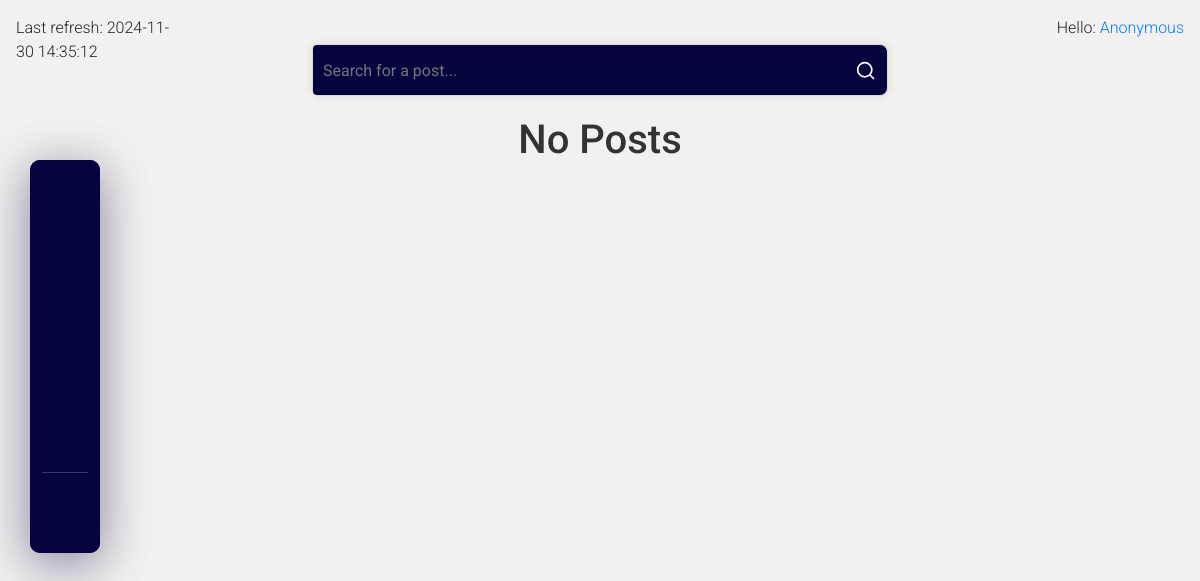
Page /dashboard/ on the earlier database version.
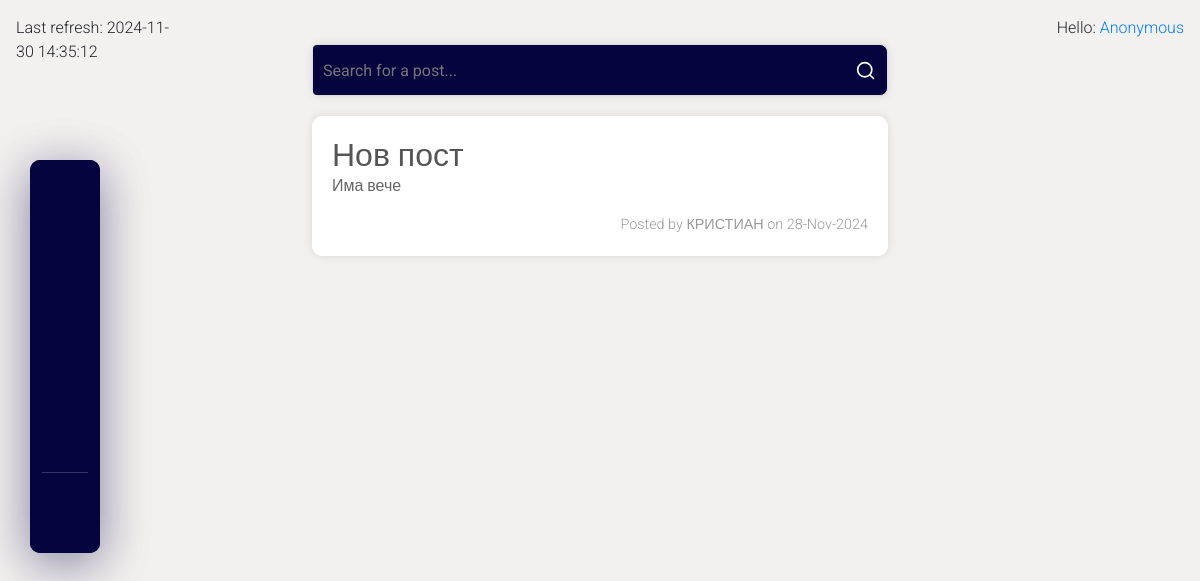
Same page on the later database version.
### forumApp/posts/models.py (models this page shows)
class Post(models.Model):
    TITLE_MAX_LENGTH = 100
    title = models.CharField(
        max_length=TITLE_MAX_LENGTH,
    )
    content = models.TextField(
        validators=(
            BadLanguageValidator(),
        )
    )
    author = models.CharField(
        max_length=30
    )
    created_at = models.DateTimeField(
        auto_now_add=True,
    )
    approved = models.BooleanField(
        default=False,
    )
    languages = models.CharField(
        max_length=20,
        choices=LanguageChoice.choices,
        default=LanguageChoice.OTHER,
    )
    image = models.ImageField(
        upload_to='post_images/',
        blank=True,
        null=True,
    )

### forumApp/posts/views.py (the view)
# urls.py: path('dashboard/', DashboardView.as_view(), name='dashboard'),
class DashboardView(ListView, FormView):
    template_name = 'posts/dashboard.html'
    context_object_name = 'posts'
    form_class = SearchForm
    success_url = reverse_lazy('dashboard')
    model = Post

### forumApp/posts/forms.py
class SearchForm(forms.Form):
    query = forms.CharField(
        label='',
        required=False,
        max_length=10,
        widget=forms.TextInput(
            attrs={
                'placeholder': 'Search for a post...',
            }
        )
    )

### forumApp/posts/templatetags/current_time.py (called while the page is built)
@register.simple_tag(name='current_time')
def current_time(format_string='%Y-%m-%d %H:%M:%S'):
    return datetime.now().strftime(format_string)

### forumApp/posts/templatetags/markdown_extras.py (called while the page is built)
@register.filter(name='markdown')
def markdown_format(text):
    return mark_safe(markdown.markdown(text))

### templates/posts/dashboard.html (shortened to what this page needs)
{% extends 'common/base.html' %}
{% load markdown_extras %}
{% block content %}
        {% include 'common/nav.html' %}
        <div class="container">
            {% include 'posts/search-form.html' %}
            <div class="posts">
            {% for post in posts %}
                <a id="post-url" href="{% url 'details-post' post.pk %}">
                    <div class="post">
                        <h2>{{ post.title|capfirst }}</h2>
                        {% if not post.content %}
                            {% lorem 3 p %}
                        {% else %}
                            {{ post.content|markdown|capfirst }}
                        {% endif %}
                        <div class="post-meta">
                            <span>Posted by {{ post.author|default:"anonymous" }} on {{ post.created_at|date:"d-M-Y" }}</span>
                        </div>
                    </div>
                </a>
            {% empty %}
                <h1 class="no-posts">No Posts</h1>
            {% endfor %}
        </div>
    </div>
{% endblock %}

Differences in the rows shown:
added Post: title "Нов пост", content "Има вече", author "КРИСТИАН", created_at "28-Nov-2024"
Other differences:
text no longer shown: "No Posts"
